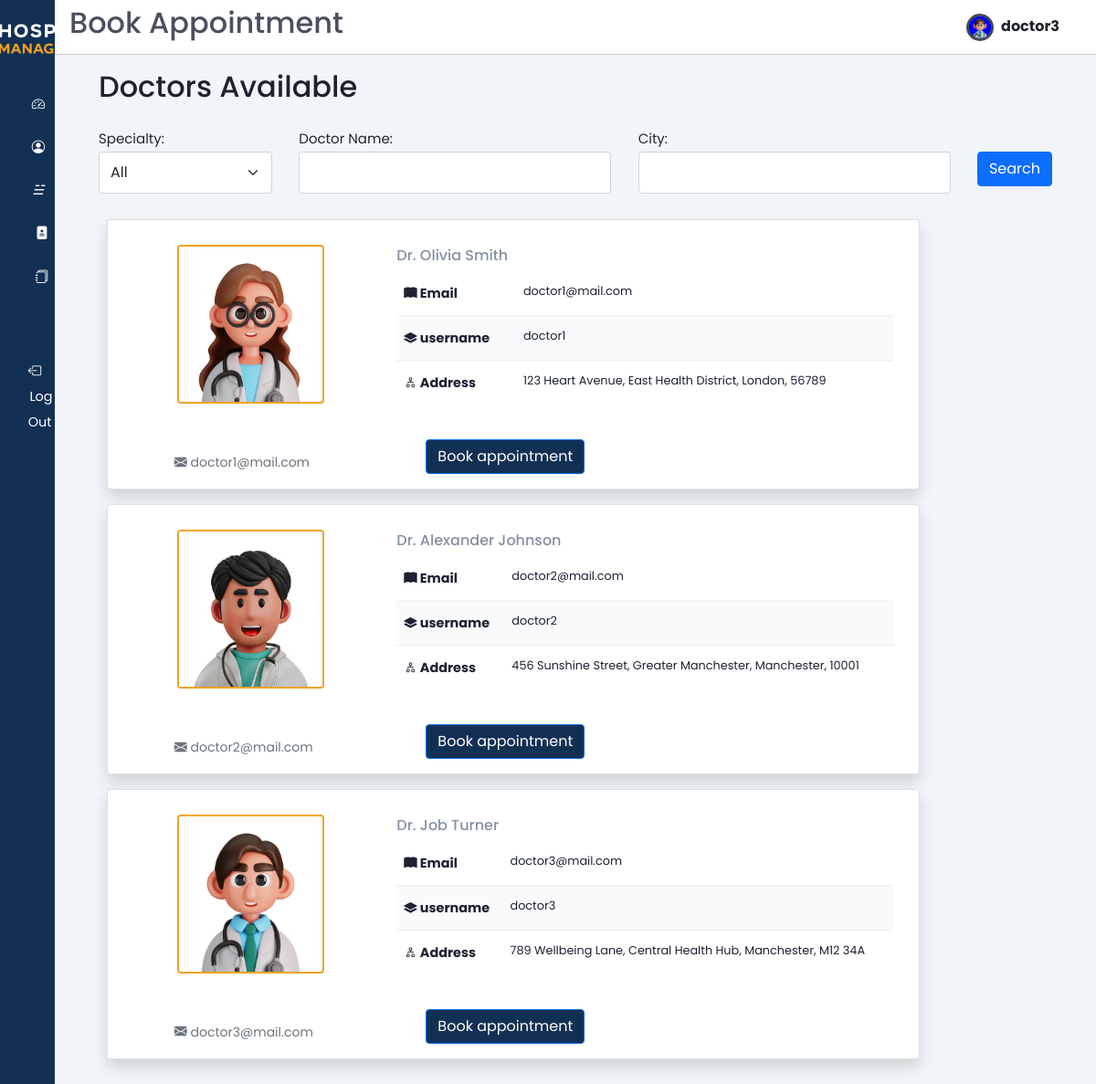
Page /book_appointment/ (signed in) on the committed database.
### users/models.py (models this page shows, shortened)
class Users(AbstractUser):
    email = models.CharField(max_length=50,unique=True)
    username = models.CharField(max_length=50, unique=True)
    password = models.CharField(max_length=200)
    first_name = models.CharField(max_length=50)
    last_name = models.CharField(max_length=50)
    gender_choices = (("Male", "Male"), ("Female", "Female"))
    gender = models.CharField(max_length=10, choices=gender_choices, default="not_known")
    birthday = models.DateField(null=True, blank=True)
    is_doctor = models.BooleanField(default=False)
    profile_avatar = models.ImageField(upload_to="users/profiles", blank=True, default="doctor/profiles/download.png")
    id_address = models.ForeignKey(Address, on_delete=models.CASCADE, null=True)
    class Meta:
      verbose_name = "User"
      verbose_name_plural = "Users"

class Doctors(models.Model):
  user = models.OneToOneField(Users, on_delete=models.CASCADE, primary_key=True)
  specialty = models.ForeignKey(Specialty,on_delete=models.CASCADE)
  bio = models.TextField()
  class Meta:
    verbose_name = "Doctor"
    verbose_name_plural = "Doctors"

class Address(models.Model):
    id_address = models.AutoField(primary_key=True)
    address_line = models.CharField(max_length=50)
    region = models.CharField(max_length=50)
    city = models.CharField(max_length=50)
    code_postal = models.CharField(max_length=50)
    class Meta:
      verbose_name = "Address"
      verbose_name_plural = "Addresses"

### patients/views.py (the view)
# urls.py: path('book_appointment/', book_appointment, name='book_appointment'),
@login_required(login_url='/login')
def book_appointment(request):
  specialities = Specialty.objects.all()
  doctors = Doctors.objects.all()
  filter_speciality = request.GET.get('filter_speciality')
  filter_city = request.GET.get('filter_city')
  filter_doctor_name = request.GET.get('filter_doctor_name')
  if filter_speciality and filter_speciality != 'All':
    doctors = doctors.filter(specialty__name=filter_speciality)
  if filter_doctor_name:
    doctors = doctors.filter(user__first_name__icontains=filter_doctor_name)
  if filter_city:
    doctors = doctors.filter(user__id_address__city__icontains=filter_city)
  return render(request, "patients/book_appointment.html", {
    'doctors': doctors,
    'specialities': specialities,
    'filter_speciality': filter_speciality,
    'filter_doctor_name': filter_doctor_name,
    'filter_city': filter_city,
  })

### templates/patients/book_appointment.html (shortened to what this page needs)
{% extends 'patients/base.html' %} {% load static %}  {% block page_title %} Book Appointment
{%endblock page_title %} {% block content %}
<main>
  <h2 class="dash-title">Doctors Available</h2>
  <section class="recent">
    <div class="filter-section my-2">
      <form method="get" class="d-md-flex justify-content-between align-items-center text-dark">
        <div class="form-group mr-3">
            <label for="filter_speciality" class="mr-2">Specialty:</label>
            <select name="filter_speciality" class="form-control form-select" id="filter_speciality">
              <option value="All" {% if not filter_speciality or filter_speciality == 'All' %}selected{% endif %}>All</option>
            </select>
        </div>
        <div class="form-group mr-3">
            <label for="filter_doctor_name" class="mr-2">Doctor Name:</label>
            <input type="text" name="filter_doctor_name" id="filter_doctor_name" class="form-control" value="{% if filter_doctor_name is not None %}{{ filter_doctor_name }}{% endif %}">
        </div>
        <div class="form-group mr-3">
            <label for="filter_city" class="mr-2">City:</label>
            <input type="text" name="filter_city" id="filter_city" class="form-control" value="{% if filter_city is not None %}{{ filter_city }}{% endif %}">
          </div>
        <button type="submit" class="btn btn-primary">Search</button>
      </form>
    </div>
    <div class="table-div">
      <div class="row justify-content-left">
        {% for doctor in doctors %}
        <div class="card mb-3 shadow col-12 col-md-10" style="margin-left: 2%">
          <div class="row g-0">
            <div
              class="col-md-4 text-center p-2"
              style="max-height: 90%; max-width: 40%"
            >
              <img
                src="{{ doctor.user.profile_avatar.url }}"
                class="rounded"
                style="
                  height: 70%;
                  width: 59%;
                  margin-top: 7%;
                  border: 2px solid #EFA323;
                  border-radius: 200px;
                "
                alt="..."
              />
            </div>
            <div class="col-md-8">
              <div class="card-body">
                <h5 class="card-title mt-2">
                  Dr. {{ doctor.user.first_name}} {{ doctor.user.last_name }}
                </h5>
                <table class="table">
                  <tbody>
                    <tr>
                      <th scope="col"><i class="bi bi-book-fill"></i> Email</th>
                      <td scope="col">{{ doctor.user.email }}</td>
                    </tr>
                    <tr>
                      <th scope="col">
                        <i class="bi bi-layers-fill"></i> username
                      </th>
                      <td scope="col">{{ doctor.user.username }}</td>
                    </tr>
                    <tr>
                      <th scope="col">
                        <i class="bi bi-diagram-2"></i> Address
                      </th>
                      <td scope="col">
                        {{ doctor.user.id_address.address_line }}, {{ doctor.user.id_address.region }}, {{ doctor.user.id_address.city }}, {{ doctor.user.id_address.code_postal }}
                      </td>
                    </tr>
                  </tbody>
                </table>
              </div>
              <div class="container-new-example ps-5">
                <a href="/patient_confirm_book/{{ doctor.user.username }}/"
                  ><button type="submit" class="glow-on-hover btn primary-color-background btn-primary mb-3 " value="Submit">
                    Book appointment
                  </button></a
                >
              </div>
            </div>
            <div
              class="text-left mb-1"
              style="float: left; margin-left: 7%; margin-top: -5%"
            >
              <p class="card-text">
                <small class="text-muted"
                  ><i
                    class="bi bi-envelope-fill"
                    style="text-decoration: none"
                  ></i>
                  {{ doctor.user.email }}</small
                >
              </p>
            </div>
          </div>
        </div>
        {% endfor %}
      </div>
    </div>
  </section>
</main>
{% endblock %}

### templates/patients/base.html (shortened to what this page needs)
{% load static %}
<!DOCTYPE HTML>
<html lang="en">
<head>
  <link  href="{% static 'css/style-appointments.css' %}" rel="stylesheet">
  <link href="{% static 'css/bootstrap.min.css' %}" rel="stylesheet"/>
  <link href="{% static 'css/base-style.css' %}" rel="stylesheet"/>
  <link rel="stylesheet" href="https://cdn.jsdelivr.net/gh/lykmapipo/themify-icons@0.1.2/css/themify-icons.css">
  <link  href="{% static 'css/style.css' %}" rel="stylesheet">
  <link  href="{% static 'css/bootstrap-icons.css' %}" rel="stylesheet">
  <link  href="{% static 'css/jquery.dataTables.min.css' %}" rel="stylesheet">
  <link  href="{% static 'css/styleblog.css' %}" rel="stylesheet">
  <link  href="{% static 'css/styleblog-responsive.css' %}" rel="stylesheet">
</head>
<body>
  <div class="sidebar">
    <div class="sidebar-header pt-4">
      <div class="text-center my-">
        <img src="{% static 'img/white-logo.png' %}" alt="logo" class="img-fluid" style="max-width: 170px;" />
      </div>
    </div>
    <div class="sidebar-menu">
      <ul>
        <li>
          <a href="{% url 'patient_dashboard' %}">
            <i class="bi bi-speedometer2 me-2"></i>
          </a>
        </li>
        <li>
          <a href="{% url 'patient_profile' %}">
            <i class="bi bi-person-circle me-2"></i>
          </a>
        </li>
        <li>
          <a href="{% url 'patient_blogs' %}">
            <i>&#9777;&nbsp;&nbsp; </i>
          </a>
        </li>
        <li>
          <a href="{% url 'book_appointment' %}">
            <i class="bi bi-file-medical-fill"></i>
          </a>
        </li>
        <li>
          <a href="{% url 'my_appointments' %}">
            <i class="bi bi-journals"></i>
          </a>
        </li>
        <br><br>
        <li>
            <a href="{% url 'logout' %}" class="logout text-dark"data-bs-toggle="tooltip" data-bs-placement="right" title="logout" >
              <i class="bi bi-box-arrow-left me-3"></i>
              <span class="d-none d-md-inline">Log Out</span>
            </a>
        </li>
      </ul>
    </div>
  </div>
  <div class="main-content">
    <header class="d-flex  align-items-center">
      <h2>{% block page_title %}{% endblock page_title %}</h2>
      <a href="{% url 'patient_profile' %}">
        <img src="{{ request.user.profile_avatar.url }}" style="width: 30px; height: 30px; border-radius: 50%; overflow: hidden; background-color: blue; display: inline-block; vertical-align: middle; border: 3px solid #424a5b;">
        <span class="fw-bold fs-6 ms-1 text-dark me-4">{{ request.user.username|safe | truncatechars:"10" }}</span>
      </a>
    </header>
    {% block content %}
    {% endblock content %}
  </body>
</html>

### static/css/base-style.css (style rules this page uses)
:root { --primary-color: #123053; --secondary-color: #EFA323; }
.primary-color-background { background-color: var(--primary-color) !important; }
.main-content a { text-decoration: none !important; }

### static/css/style.css (style rules this page uses)
:root { --main-color: #424a5b; --color-dark: #1D2231; --text-grey: #8390A2; --primary-color: #123053; --secondary-color: #EFA323; }
* { font-family: 'Poppins', sans-serif; margin: 0; padding: 0; text-decoration: none; list-style-type: none; box-sizing: border-box; }
.sidebar { height: 100%; width: 240px; position: fixed; left: 0; top: 0; z-index: 100; background: var(--primary-color); color: #fff; overflow-y: auto; transition: width 500ms; }
.sidebar-header { display: flex; justify-content: space-between; align-items: center; height: 60px; padding: 0rem 1rem; }
.sidebar-menu { padding: 0rem; padding-top: 40px; }
.sidebar li { margin-bottom: 1.2rem; font-size: larger; }
.sidebar a { color: #fff !important; text-decoration: none; font-size: .9rem; }
.sidebar a span:last-child { padding-left: .1rem; }
.main-content { position: relative; margin-left: 240px; transition: margin-left 500ms; }
header { position: fixed; left: 240px; top: 0; z-index: 100; width: calc(100% - 240px); background: #fff; height: 60px; padding: 0rem 1rem; display: flex; align-items: center; justify-content: space-between; border-bottom: 1px solid #ccc; transition: left 500ms; }
main { margin-top: 60px; background: #f1f5f9; min-height: 90vh; padding: 1rem 3rem; }
.dash-title { color: var(--color-dark); margin-bottom: 1rem; }
.card-body { padding: 1.3rem 1rem; }
.card-body h5 { color: var(--text-grey); font-size: 1rem; }
.recent { margin-top: 3rem; margin-bottom: 3rem; }
th, td { font-size: .9rem; padding: 1rem 1rem; color: var(--color-dark); }
td { font-size: .8rem; }
tbody tr:nth-child(even) { background: #f9fafc; }
.text-center { text-align: center; }
@media only screen and (max-width: 1200px) { .sidebar { width: 60px; z-index: 150; } }
@media only screen and (max-width: 1200px) { .sidebar .sidebar-header h3 span, .sidebar li span:last-child { display: none; } }
@media only screen and (max-width: 1200px) { .sidebar .sidebar-header, .sidebar li { display: flex; justify-content: center; } }
@media only screen and (max-width: 1200px) { .main-content { margin-left: 60px; } }
@media only screen and (max-width: 1200px) { .main-content header { left: 60px; width: calc(100% - 60px); } }
.recent { margin-top: 1.5rem; margin-bottom: 3rem; }
.table-div { display: grid; grid-template-columns: 100% 25%; grid-column-gap: 1.5rem; }

### rows in the picture
Users: user.profile_avatar (picture), user.username "doctor3"
Doctors: user.profile_avatar (picture), user.first_name "Olivia", user.last_name "Smith", user.email "doctor1@mail.com", user.username "doctor1", user.id_address.address_line "123 Heart Avenue", user.id_address.region "East Health District", user.id_address.city "London", user.id_address.code_postal "56789"
Doctors: user.profile_avatar (picture), user.first_name "Alexander", user.last_name "Johnson", user.email "doctor2@mail.com", user.username "doctor2", user.id_address.address_line "456 Sunshine Street", user.id_address.region "Greater Manchester", user.id_address.city "Manchester", user.id_address.code_postal "10001"
Doctors: user.profile_avatar (picture), user.first_name "Job", user.last_name "Turner", user.email "doctor3@mail.com", user.username "doctor3", user.id_address.address_line "789 Wellbeing Lane", user.id_address.region "Central Health Hub", user.id_address.city "Manchester", user.id_address.code_postal "M12 34A"
